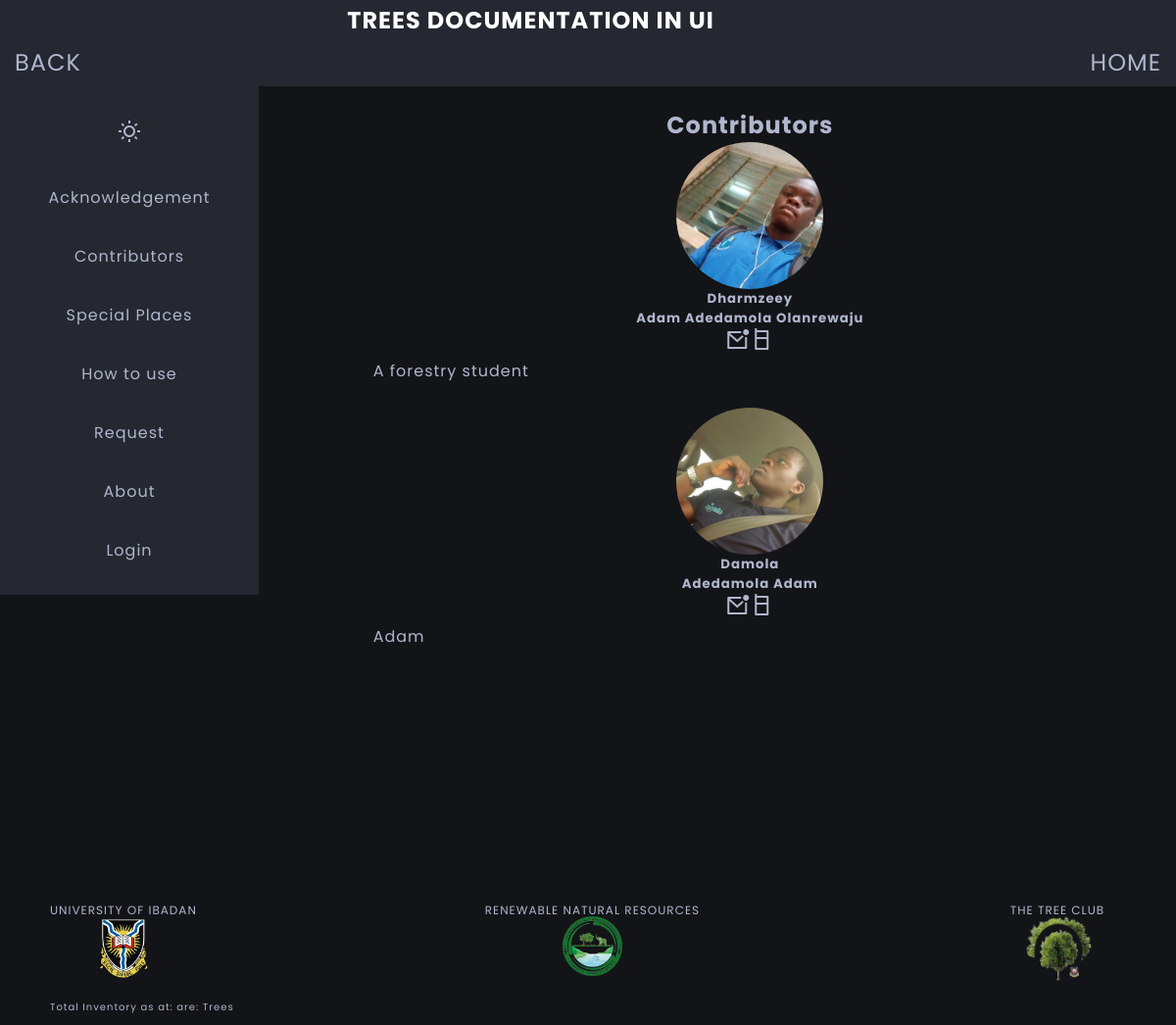
/contributors/, run on the app's committed database.
### home/models.py (models this page shows, shortened)
class Contributor(models.Model):
    picture = models.ImageField(upload_to='contributors/%Y/%m/%d/')
    user = models.OneToOneField(User, on_delete=models.SET_NULL, null=True)
    name = models.CharField(max_length=70)
    profile = models.TextField()
    mail = models.EmailField()
    phone_regex = RegexValidator(regex=r'^\+?1?\d{9,15}$', message="Number Must be in +234 format")
    tel = models.CharField(validators=[phone_regex], max_length=17)
    website = models.URLField(max_length=200, null=True, blank=True)
    git_link = models.URLField(max_length=200, null=True, blank=True)
    tw_link = models.URLField(max_length=200, null=True, blank=True)
    ig_link = models.URLField(max_length=200, null=True, blank=True)
    fb_link = models.URLField(max_length=200, null=True, blank=True)

### home/views.py (the view)
# urls.py: path('contributors/', views.TreeContributor.as_view(), name='contributors'),
class TreeContributor(View):
    template_name = 'home/contributors.html'
    def get(self, request):
        contributors = Contributor.objects.all()
        context = {
            'contributors': contributors
        }
        return render(request, self.template_name, context)

### home/templates/home/contributors.html (shortened to what this page needs)
{% extends 'base/base.html' %}
{% load static %}
{% block content %}
<h2 class="center">Contributors</h2>
<div id="contributor-container">
  {% for contributor in contributors %}
  <div id="{{ contributor.user.username }}">
    <div class="contributor-center-profile">
      <div class="picture-container">
        <img src="{{ contributor.picture.url }}" alt=" {{ contributor.name }}'s Picture">
      </div>
      <h5> {{ contributor.user.username }} </h5>
      <h5> {{ contributor.name }} </h5>
      <div class="social">
        <ul class="flex">
          {% if contributor.mail %}
          <li class="list-item">
            <a target="_blank" class="list-link" href="mailto:{{ contributor.mail }}"><i class="ri-mail-unread-line"></i></a>
          </li>
          {% endif %}
          {% if contributor.tel %}
          <li class="list-item">
            <a target="_blank" class="list-link" href="tel:{{ contributor.tel }}"><i class="ri-cellphone-line"></i></a>
          </li>
          {% endif %}
        </ul>
      </div>
    </div>
    <div> {{ contributor.profile }} </div>
  </div>
  <br>
  {% endfor %}
</div>
{% endblock  %}

### static/styles/style2.css (style rules this page uses)
:root { --light-color: #fff; --light-color-alt: #afb6cd; --primary-background-color: #131417; --secondary-background-color: #252830; --hover-light-color: var(--light-color); --hover-dark-color: var(--primary-background-color); --gradient-color: linear-gradient( 115deg,#4fcf70,#fad648,#a767e5,#12bcfe,#44ce7b); --transparent-light-color: rgba(255,255,255,.05); --transparent-dark-color: rgba(0,0,0,.75); --font-family: 'Poppins', sans-serif; --font-size-xxsm: 1.0rem; --font-size-xsm: 1.2rem; --font-size-sm: 1.6rem; --font-size-md: 2.4rem; --font-size-lg: 3rem; --font-size-xl: 4rem; --gap: 1rem; --margin-sm: 2rem; --margin-md: 3rem; --margin-lg: 5rem; --item-min-height-sm: 20rem; --item-min-height-md: 30rem; }
* { margin: 0; padding: 0; box-sizing: border-box; }
html { font-size: 62.5%; }
body { font-family: var(--font-family); font-size: var(--font-size-sm); color: var(--light-color-alt); background-color: var(--primary-background-color); letter-spacing: 1px; padding: 5px; margin-left: 0.1rem; transition: background-color .35s ease-in-out, color .3s ease-in-out; }
a { color: inherit; text-decoration: none; }
img { max-width: 100%; }
i { font-size: var(--font-size-md); }
li { list-style-position: inside; list-style-type: none; }
.flex { display: flex; justify-content: space-between; }
.center { text-align: center; }
.contributor-center-profile { width: 80%; margin: auto; text-align: center; }
.contributor-center-profile ul { justify-content: center; }
.picture-container { height: 15rem; width: 15rem; margin: auto; }
.contributor-center-profile img { border-radius: 50%; object-fit: cover; width: 100%; height: 100%; }
@media screen and (min-width: 800px) { body { padding: 1rem 5rem; } }

### data on the page
Contributor: picture (picture), user.username "Dharmzeey", name "Adam Adedamola Olanrewaju", profile "A forestry student"
Contributor: picture (picture), user.username "Damola", name "Adedamola Adam", profile "Adam"
